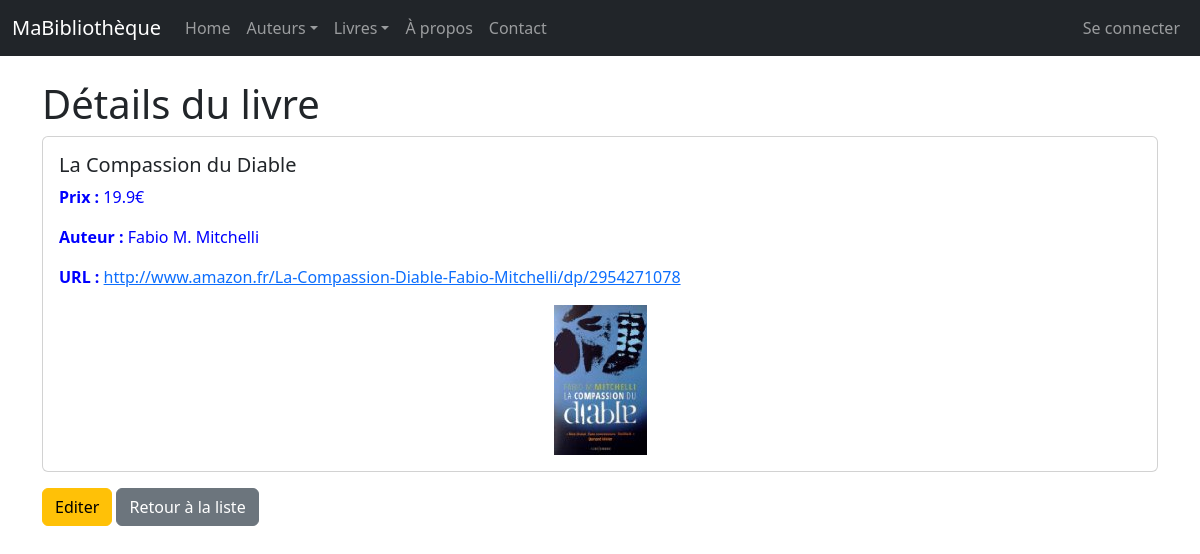
Screenshot of /livres/1/view/ with the database file from the repository.
### monApp/models.py (models this page shows, shortened)
class Livre(db.Model):
    idL = db.Column(db.Integer, primary_key=True)
    Titre = db.Column(db.String(128))
    Prix = db.Column(db.Float)
    Url = db.Column(db.String(256))
    Img = db.Column(db.String(256))
    auteur_id = db.Column(db.Integer, db.ForeignKey('auteur.idA'))
    auteur = db.relationship ("Auteur", backref =db.backref ("livres", lazy="dynamic") )

class Auteur(db.Model):
    idA = db.Column( db.Integer, primary_key=True)
    Nom = db.Column( db.String(100))

### monApp/views.py (the view)
@app.route('/livres/<idL>/view/')
def viewLivre(idL):
    unLivre = Livre.query.get(idL)
    unForm = FormLivre(idL=unLivre.idL, Titre=unLivre.Titre, Prix=unLivre.Prix,
                       Url=unLivre.Url, Img=unLivre.Img, auteur_id=unLivre.auteur_id)
    unForm.auteur_id.choices = [(a.idA, a.Nom) for a in Auteur.query.all()]
    return render_template("livre_view.html", selectedLivre=unLivre, viewForm=unForm)

### monApp/templates/livre_view.html
{% extends "base.html" %}
{% block main %}
<h1>Détails du livre</h1>
<div class="card">
    <div class="card-body">
        <h5 class="card-title">{{ selectedLivre.Titre }}</h5>
        <p class="card-text"><strong>Prix :</strong> {{ selectedLivre.Prix }}€</p>
        <p class="card-text"><strong>Auteur :</strong> {{ selectedLivre.auteur.Nom }}</p>
        <p class="card-text"><strong>URL :</strong> <a href="{{ selectedLivre.Url }}" target="_blank">{{ selectedLivre.Url }}</a></p>
        <div class="text-center">
            <img src="{{ url_for('static', filename='images/' + selectedLivre.Img) }}" alt="Couverture" class="img-fluid" style="max-height: 300px;">
        </div>
    </div>
</div>
<div class="mt-3">
    <a href="{{ url_for('updateLivre', idL=selectedLivre.idL) }}" class="btn btn-warning">Editer</a>
    <a href="{{ url_for('getLivres') }}" class="btn btn-secondary">Retour à la liste</a>
</div>
{% endblock %}

### monApp/static/style.css (style rules this page uses)
h1 { color : red; font-size: 50px; }
p { color: blue; }
body { font-family: sans-serif; }

### rows the page displays
Livre: Titre "La Compassion du Diable", Prix "19.9", Url "http://www.amazon.fr/La-Compassion-Diable-Fabio-Mitchelli/dp/2954271078", Img (picture)
Auteur: auteur.Nom "Fabio M. Mitchelli"
